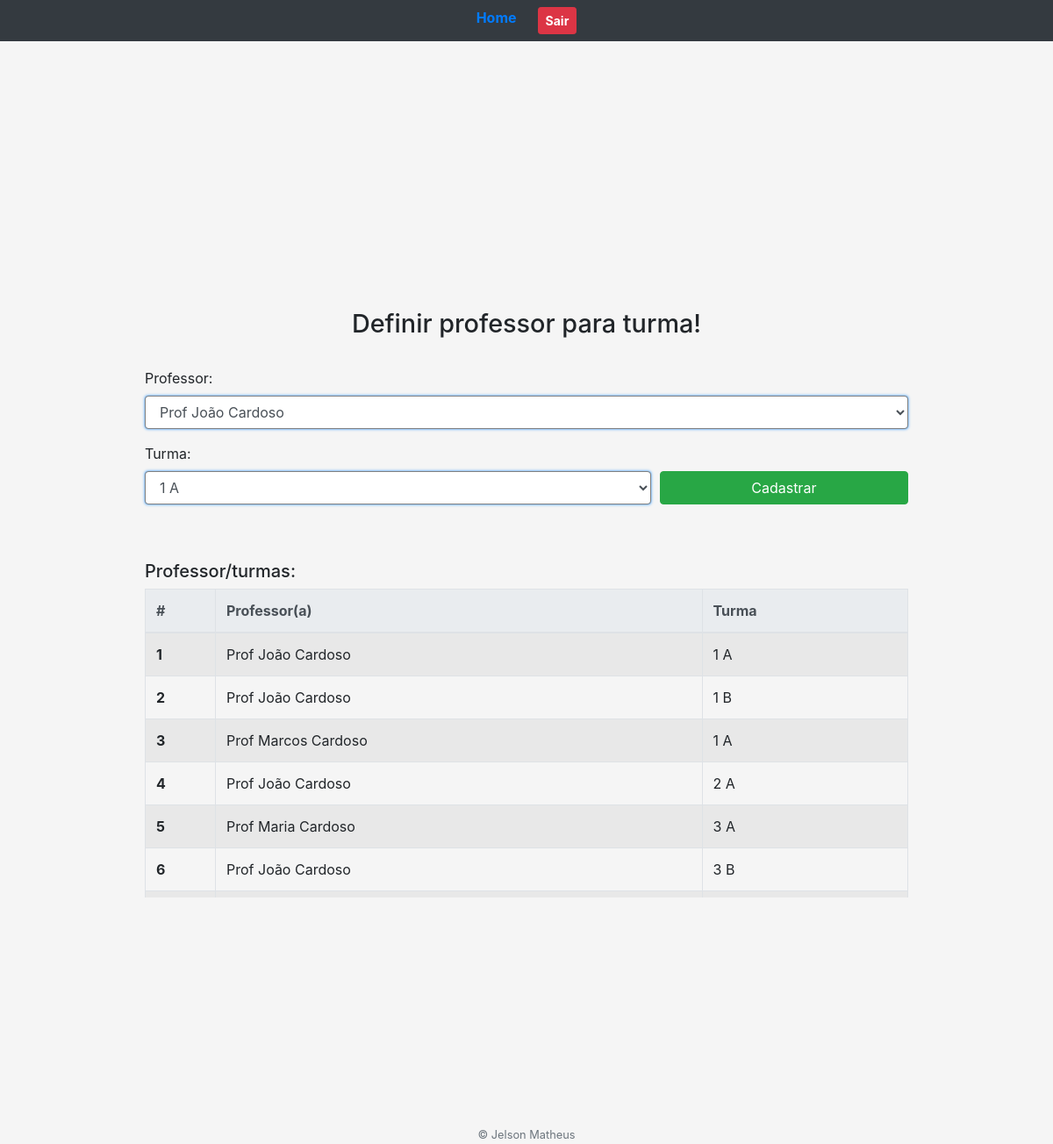
The page /lotacao-professor/ (signed in) on the database its author committed.
### core/models.py (models this page shows, shortened)
class Lotacao(models.Model):
    professor = models.ForeignKey(Professor, on_delete=models.CASCADE)
    turma = models.ForeignKey(Turma, on_delete=models.CASCADE)

class Professor(models.Model):
    nome = models.CharField(max_length=30, unique=True)
    def __str__(self):
        return self.nome;

class Turma(models.Model):
    nome = models.CharField(max_length=30, unique=True)
    series = models.ManyToManyField(Serie)
    escola = models.ForeignKey(Escola, on_delete=models.CASCADE)
    def __str__(self):
        return self.nome

### core/views.py (the view)
# urls.py: path('lotacao-professor/', views.lotacao_professor),
@login_required(login_url='/login')
def lotacao_professor(request):
    context = {
        'professores': Professor.objects.all(),
        'turmas': Turma.objects.all(),
        'lotacoes': Lotacao.objects.all(),
    }
    return render(request, 'telas/lotacao-professor.html', context)

### core/templates/telas/lotacao-professor.html (shortened to what this page needs)
{% load static %}
<!DOCTYPE html>
<html>
<head>
    <link rel="stylesheet" href="https://cdn.jsdelivr.net/npm/bootstrap@4.6.0/dist/css/bootstrap.min.css">
    <link rel="stylesheet" href="{% static 'css/form.css' %}"/>
</head>
<body>
    <header>
        {% include "header.html" %}
    </header>
    <main>
    <div class="container mt-5">
        <form class="form-cadastro" action="submit" method="POST"> {% csrf_token %}
            <h1 class="text-center">Definir professor para turma!</h1>
            <div class=form-row>
                <div class="form-group col-12">
                    <label for="selectProfessor">Professor:</label>
                    <select class="form-control" id="selectProfessor" name="professor">
                        {% for professor in professores %}
                            <option value="{{ professor.id }}">{{ professor }} </option>
                        {% endfor %}
                    </select>
                </div>
                <div class="form-group col-8">
                    <label for="selectTurma">Turma:</label>
                    <select class="form-control" id="selectTurma" name="turma">
                        {% for turma in turmas %}
                            <option value="{{ turma.id }}">{{ turma}} </option>
                        {% endfor %}
                    </select>
                </div>
                <div class="form-group col-4 d-flex">
                    <button type="submit" class="mt-auto btn btn-success">Cadastrar</button>
                </div>
            </div>
        </form>
        <h5>Professor/turmas:</h5>
        <div class="box-tabela table-responsive">
            <table class="table table-striped table-bordered">
                <thead class="thead-light">
                    <tr>
                       <th scope="col" style="width:5rem">#</th>
                       <th scope="col">Professor(a)</th>
                       <th scope="col">Turma</th>
                    </tr>
                </thead>
                <tbody>
                    {%for lotacao in  lotacoes %}
                    <tr>
                        <th scope="row" class="countLinha"></th>
                        <td>{{ lotacao.professor }}</td>
                        <td>{{ lotacao.turma }}</td>
                    </tr>
                    {% endfor %}
                </tbody>
            </table>
        </div>
    </div>
    </main>
    <footer class="text-center">
        <span class="text-muted small"> &copy; Jelson Matheus</span>
    </footer>
</body>
</html>

### core/static/css/form.css (style rules this page uses)
html, body { height: 100%; }
body { display: flex; flex-direction: column; background: #f5f5f5; }
main { display: flex; flex-grow: 1; flex-direction: column; align-items: center; justify-content: center; width: 100%; max-width: 45rem; margin: auto; }
.form-cadastro { width: 100%; margin: auto; margin-top: 2rem; margin-bottom: 3rem; }
.form-cadastro > h1 { margin-bottom: 2rem; font-size: 1.8em; }
.form-cadastro .form-control { border: 1px solid gray; box-shadow: 0 0 0.2em #1e90ff; }
.form-cadastro .btn { width: 100%; }
.box-tabela { max-height: 16rem; width: 100%; margin-bottom: 2rem; overflow: auto; }
.box-tabela > table { counter-reset: tableCount; }
.countLinha:before { content: counter(tableCount); counter-increment: tableCount; }
@media (min-width: 768px) { main { max-width: 75%; } }
@media (min-width: 768px) { .box-tabela { max-height: 22rem; } }

### rows shown on the page
Lotacao: professor "Prof João Cardoso", turma "1 A"
Lotacao: professor "Prof João Cardoso", turma "1 B"
Lotacao: professor "Prof Marcos Cardoso", turma "1 A"
Lotacao: professor "Prof João Cardoso", turma "2 A"
Lotacao: professor "Prof Maria Cardoso", turma "3 A"
Lotacao: professor "Prof João Cardoso", turma "3 B"

### other values the page prints
form field professor "Prof João Cardoso"
form field turma "1 A"
